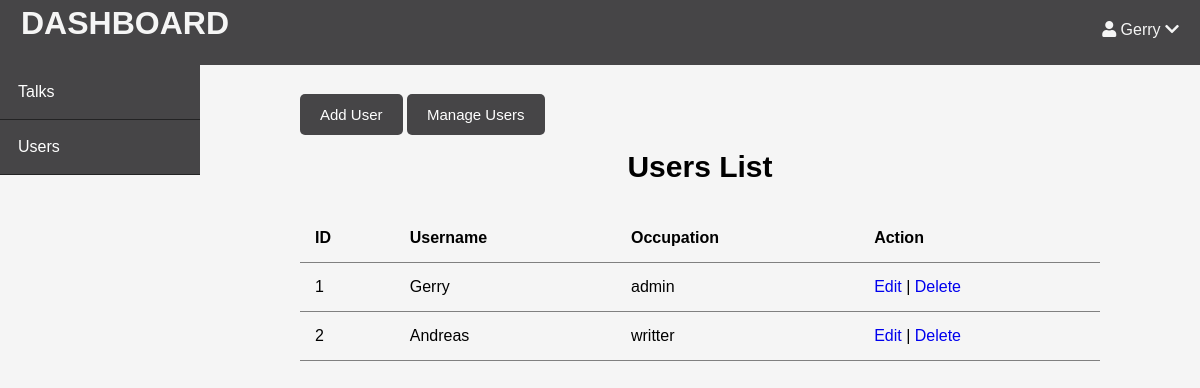
Page /users.php (signed in) on the committed database.
### tables this page shows
CREATE TABLE `tb_user` (
  `id` int(11) NOT NULL,
  `username` varchar(255) NOT NULL,
  `email` varchar(255) NOT NULL,
  `age` int(11) NOT NULL,
  `password` varchar(255) NOT NULL,
  `id_job` int(11) NOT NULL
);

CREATE TABLE `tb_job` (
  `id_job` int(11) NOT NULL,
  `job` varchar(255) NOT NULL
);

### users.php (the view, shortened to what this page needs)
<?php
    $database = new database();
    $conn = $database->conn();
?>
<!DOCTYPE html>
<html lang="en">
<head>
    <link rel="stylesheet" href="https://use.fontawesome.com/releases/v5.7.2/css/all.css"
>
    <link rel="stylesheet" href="css/mydbstyle.css">
    <link rel="stylesheet" href="css/admin.css">
</head>
<body>
    <header>
        <div class="logo">
            <h1 class="logo-text">DASHBOARD</h1>
        </div>
        <ul class="nav">
            <li>
                <a>
                    <i class="fa fa-user"></i> <?php echo $_SESSION['username']?> <i class="fa fa-chevron-down"></i>
                </a>
            </li>
        </ul>
    </header>
    <div class="admin-wrapper">
    <div class="left-sidebar">
        <ul>
            <li><a href="posts.php" style="color: white;">Talks</a></li>
            <li><a href="users.php" style="color: white;">Users</a></li>
        </ul>
    </div>
    <div class="admin-content">
        <div class="button-group">
            <a href="create_user.php" class="btn btn-size">Add User</a>
            <a href="users.php" class="btn btn-size">Manage Users</a>
        </div>
        <div class="content">
            <h2 class="pg-title title-style">Users List</h2>
            <table>
                <thead>
                    <th>ID</th>
                    <th>Username</th>
                    <th>Occupation</th>
                    <th colspan="2">Action</th>
                </thead>
                <?php
                $query = "SELECT * FROM tb_user
                        INNER JOIN tb_job on tb_user.id_job  = tb_job.id_job";
                $data = mysqli_query($conn,$query);
                while($user_data = mysqli_fetch_array($data)) {
                    echo "<tr>";
                    echo "<td>".$user_data['id']."</td>";
                    echo "<td>".$user_data['username']."</td>";
                    echo "<td>".$user_data['job']."</td>";
                    echo "<td><a href='edit_user.php?id=$user_data[id]'>Edit</a> | <a href='delete_user.php?id=$user_data[id]'>Delete</a></td></tr>";
                }
                ?>
            </table>
        </div>
    </div>
    </div>
    </body>
</html>

### css/mydbstyle.css (style rules this page uses)
* { box-sizing: border-box; }
body { height: 100%; padding: 0px; margin: 0px; background: whitesmoke; font-family: 'Noto Sans JP', sans-serif; }
a { text-decoration: none; }
header { background: #464547; height: 65px; }
header .logo { float: left; height: inherit; margin-left: 16px; }
header .logo-text { margin: 5px; }
header ul { float: right; margin: 0px; padding: 0px; list-style: none; }
header ul li { float: left; position: relative; }
header ul li a { display: block; padding: 21px; font-size: 1em; text-decoration: none; }
header * { color: whitesmoke; }

### css/admin.css (style rules this page uses)
.admin-wrapper { display: flex; height: calc(100% - 66px); }
.title-style { font-size: 30px; font-weight: 2000; }
.admin-wrapper .left-sidebar { flex: 2; height: 100%; background: #464547; }
.admin-wrapper .left-sidebar ul { list-style: none; margin: 0px; padding: 0px; }
.admin-wrapper .left-sidebar ul li a { padding: 18px; display: block; border-bottom: 1px solid #232324; }
.admin-wrapper .admin-content { flex: 8; height: 100%; padding: 40px 100px 100px; overflow-y: scroll; }
.admin-content .pg-title { text-align: center; margin-bottom: 30px; }
table { width: 100%; border-collapse: collapse; font-size: 16px; }
th, td { padding: 15px; text-align: left; border-bottom: 1px solid gray; }
.btn { background: #464547; color: white; border-radius: 5px; font-family: 'Noto Sans JP', sans-serif; font-size: 15px; }
.btn-size { padding: 12px 20px; line-height: 20px; }

### rows in the picture
tb_user: id "1", username "Gerry", id_job.job "admin"
tb_user: id "2", username "Andreas", id_job.job "writter"

### other values in the picture
$_SESSION['username'] "Gerry"
